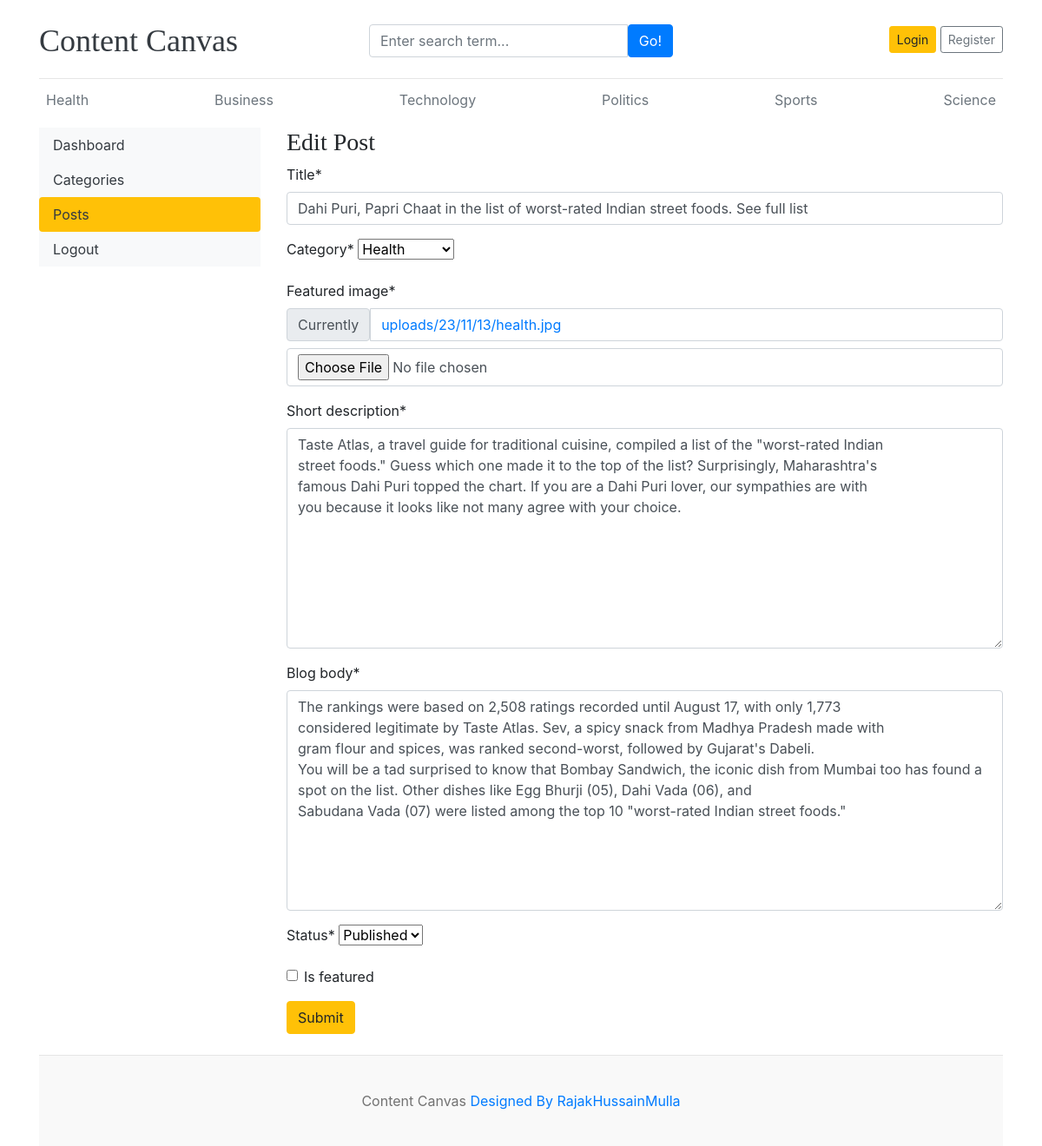
Page /dashboard/posts/edit/6/ on the committed database.
### blog/models.py (models this page shows, shortened)
class Category(models.Model):
    category_name=models.CharField(max_length=50,unique=True)
    created_at=models.DateTimeField(auto_now_add=True)
    updated_at=models.DateTimeField(auto_now=True)
    class Meta:
        verbose_name_plural='categories'
    def __str__(self):
        return self.category_name

class Blog(models.Model):
    title=models.CharField(max_length=100)
    slug=models.SlugField(max_length=100)
    category=models.ForeignKey(Category,on_delete=models.CASCADE)
    author=models.ForeignKey(User,on_delete=models.CASCADE)
    featured_image=models.ImageField(upload_to='uploads/%y/%m/%d')
    short_description=models.TextField(max_length=500,default=None)
    blog_body=models.TextField(max_length=2000)
    status=models.CharField(max_length=20,choices=STATUS_CHOICES,default="Draft")
    is_featured=models.BooleanField(default=True)
    created_at=models.DateTimeField(auto_now_add=True)
    updated_at=models.DateTimeField(auto_now=True)

### dashboards/views.py (the view, shortened to what this page needs)
# urls.py: path('posts/edit/<int:pk>/',views.edit_post,name='edit_post'),
def edit_post(request,pk):
    post=get_object_or_404(Blog,pk=pk)
    form=BlogPostForm(instance=post)
    context={
        'form':form,
        'post':post
    }
    return render(request,'dashboard/edit_post.html',context)

### dashboards/forms.py
class BlogPostForm(forms.ModelForm):
    class Meta:
        model=Blog
        fields=('title','category','featured_image','short_description','blog_body','status','is_featured')

### blog/context_processors.py (called while the page is built)
def get_categories(request):
    categories=Category.objects.all()
    return dict(categories=categories)

def get_social_links(request):
    social_links=SocialLink.objects.all()
    return dict(social_links=social_links)

### templates/dashboard/edit_post.html (shortened to what this page needs)
{% extends 'base.html' %}
{% block content %}
{% load crispy_forms_tags %}
<div class="row">
    {% include "dashboard/sidebar.html" %}
<div class="col-md-9">
    <h3>Edit Post</h3>
    <form action="{% url 'edit_post' post.id %}" method="POST" enctype="multipart/form-data">
        {{ form | crispy }}
    <button type="submit" class="btn btn-warning">Submit</button>
    </form>
    <br>
</div>
</div>
{% endblock %}

### templates/base.html (shortened to what this page needs)
{% load static %}
<!DOCTYPE html>
<html lang="en">
<head>
    <link href="https://getbootstrap.com/docs/4.0/dist/css/bootstrap.min.css" rel="stylesheet">
    <link href="{% static 'css/cc.css' %}" rel="stylesheet">
    <link rel="stylesheet" href="https://cdnjs.cloudflare.com/ajax/libs/font-awesome/4.7.0/css/font-awesome.min.css">
  </head>
<body>
    <div class="container">
      <header class="blog-header py-3">
        <div class="row flex-nowrap justify-content-between align-items-center">
          <div class="col-4 pt-1">
            <a class="blog-header-logo text-dark" href="/">Content Canvas</a>
          </div>
          <div class="col-4 pt-1">
                <form action={% url "search" %} method="GET">
                <div class="input-group">
                    <input class="form-control" type="text" name="keyword" value="{{keyword}}" placeholder="Enter search term..." aria-label="Enter search term..." aria-describedby="button-search" />
                    <button type="submit" class="btn btn-primary" id="button-search" type="button">Go!</button>
                </div>
              </form>
          </div>
          {% if not user.is_authenticated %}
          <div class="col-4 d-flex justify-content-end align-items-center">
            <a class="btn btn-sm btn-warning" href="{% url 'login' %}">Login</a> &nbsp;
            <a class="btn btn-sm btn-outline-secondary" href="{% url 'register' %}">Register</a>
          </div>
          {% else %}
          <span><a href="{% url 'dashboard' %}">Dashboard</a> <span>
          <span><a href="{% url 'logout' %}"> Logout</a></span>
          {% endif %}
        </div>
      </header>
      <div class="nav-scroller py-1 mb-2">
        <nav class="nav d-flex justify-content-between">
          {% for cat in categories %}
          <a class="p-2 text-muted" href="{% url 'posts_by_category' cat.id %}">{{cat.category_name}}</a>
          {% endfor %}
        </nav>
      </div>
{% block content %}
{% endblock  %}
<footer class="blog-footer">
    <p>Content Canvas  <a href="#">Designed By RajakHussainMulla</a></p>
  </footer>
  </body>
  </html>

### contentcanvas/static/css/cc.css (style rules this page uses)
.blog-header { border-bottom: 1px solid #e5e5e5; }
.blog-header-logo { font-family: "Playfair Display", Georgia, "Times New Roman", serif; font-size: 2.25rem; }
h1, h2, h3, h4, h5, h6 { font-family: "Playfair Display", Georgia, "Times New Roman", serif; }
.blog-footer { padding: 2.5rem 0; color: #727272; text-align: center; background-color: #f9f9f9; border-top: .05rem solid #e5e5e5; }
.blog-footer p:last-child { margin-bottom: 0; }

### rows in the picture
Category: category_name "Health"
Category: category_name "Business"
Category: category_name "Technology"
Category: category_name "Politics"
Category: category_name "Sports"
Category: category_name "Science"
Blog: title "Dahi Puri, Papri Chaat in the list of worst-rated Indian street foods. See full list", category "Health", short_description "Taste Atlas, a travel guide for traditional cuisine, compiled a list of the \"worst-rated Indian street foods.\" Guess which one made it to the top of the list? Surprisingly, Maharashtra's famous Dahi Puri topped the chart. If you are a Dahi Puri lover, our sympathies are with you because it looks like not many agree with your choice.", blog_body "The rankings were based on 2,508 ratings recorded until August 17, with only 1,773 considered legitimate by Taste Atlas. Sev, a spicy snack from Madhya Pradesh made with gram flour and spices, was ranked second-worst, followed by Gujarat's Dabeli. You will be a tad surprised to know that Bombay Sandwich, the iconic dish from Mumbai too has found a spot on the list. Other dishes like Egg Bhurji (05), Dahi Vada (06), and Sabudana Vada (07) were listed among the top 10 \"worst-rated Indian street foods.\"", status "Published"
